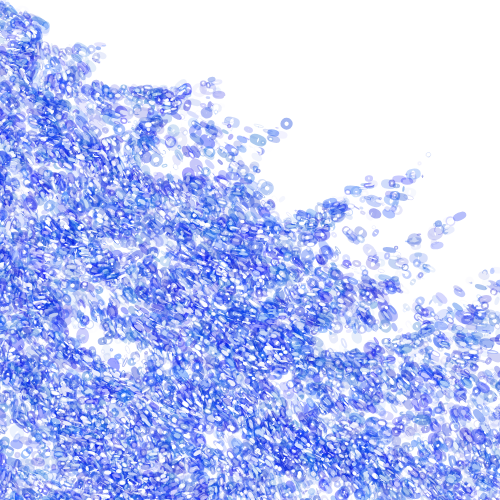
Frame 1 (no input)
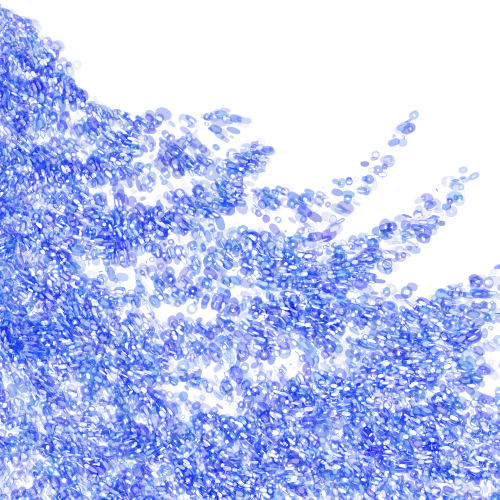
Frame 2 (the mouse pressed at the canvas centre, redrawn once)

The p5.js sketch that drew these frames (run headless with seeded random() and noise() and a simulated clock; the mouse was pressed at the canvas centre and the sketch redrawn once):

// p5.js sketch
// ── sketch.js
// require https://cdn.jsdelivr.net/npm/p5@latest/lib/p5.min.js
const inc = 0.1;
const scale = 2;
const scale2 = 2;
let cols, rows;
let zoff = 0;

function setup() {
  createCanvas(500, 500);
  cols = floor(width / scale);
  rows = floor(height / scale);
}

function draw() {
  background(255);

  let yoff = 0;

  for (let y = 0; y < rows; y++) {
    let xoff = 0;

    for (let x = 0; x < cols; x++) {
      let r = noise(xoff, yoff) * 255;
      // let index = (x + y * width) * 4;

      let angle = noise(xoff, yoff, zoff) * 0.9 * PI;
      let v = p5.Vector.fromAngle(angle);

      xoff += inc;
      noStroke();
      stroke(random(10), random(100), random(200, 255), random(100));
      // fill(random(10), random(100), random(200, 255), random(100));
      strokeWeight(min(random(20), random(50), random(10)));
      // strokeCap(PROJECT);
      push();
      translate(x * scale + yoff, y * scale + 2 * zoff);

      rotate(v.heading());

      translate(x * scale2 - yoff, y * scale2 + zoff);
      // strokeWeight(random(2));
      // line(0, 0, scale, 0);
      // stroke(random(10), random(100), random(200, 255), random(100));
      rotate(v.heading());
      // strokeWeight(min(random(20), random(50), random(10)));
      ellipse(0, 0 - zoff, random(5), random(10));

      // stroke(0);
      // strokeWeight(1);

      // line(0, 0, scale, 0);
      // translate(x * scale2 + zoff, y * scale2 + zoff);
      // rotate(v.heading());
      // line(0, 0, scale, 0);
      pop();
    }
    yoff += inc;

    zoff += 0.01;
  }
  noLoop();
}

// ── maptest.js
let pixelMap = [];
let noiseScale = 0.001;
let treasurePath = [];
let noiseMax = 1;

const palette = [{ "name": "Indigo Dye", "hex": "053c5e", "rgb": [5, 60, 94], "cmyk": [95, 36, 0, 63], "hsb": [203, 95, 37], "hsl": [203, 90, 19], "lab": [24, -3, -25] }, { "name": "Prussian Blue", "hex": "1d3958", "rgb": [29, 57, 88], "cmyk": [67, 35, 0, 65], "hsb": [212, 67, 35], "hsl": [212, 50, 23], "lab": [23, 0, -22] }, { "name": "Space Cadet", "hex": "353652", "rgb": [53, 54, 82], "cmyk": [35, 34, 0, 68], "hsb": [238, 35, 32], "hsl": [238, 21, 26], "lab": [24, 7, -17] }, { "name": "English Violet", "hex": "4c334d", "rgb": [76, 51, 77], "cmyk": [1, 34, 0, 70], "hsb": [298, 34, 30], "hsl": [298, 20, 25], "lab": [25, 16, -11] }, { "name": "Old Mauve", "hex": "643047", "rgb": [100, 48, 71], "cmyk": [0, 52, 29, 61], "hsb": [333, 52, 39], "hsl": [333, 35, 29], "lab": [28, 26, -3] }, { "name": "Catawba", "hex": "7c2e41", "rgb": [124, 46, 65], "cmyk": [0, 63, 48, 51], "hsb": [345, 63, 49], "hsl": [345, 46, 33], "lab": [31, 36, 6] }, { "name": "Red Violet Color Wheel", "hex": "942b3b", "rgb": [148, 43, 59], "cmyk": [0, 71, 60, 42], "hsb": [351, 71, 58], "hsl": [351, 55, 37], "lab": [35, 45, 16] }, { "name": "Upsdell Red", "hex": "ab2836", "rgb": [171, 40, 54], "cmyk": [0, 77, 68, 33], "hsb": [354, 77, 67], "hsl": [354, 62, 41], "lab": [39, 53, 25] }, { "name": "Fire Engine Red", "hex": "c32530", "rgb": [195, 37, 48], "cmyk": [0, 81, 75, 24], "hsb": [356, 81, 76], "hsl": [356, 68, 45], "lab": [43, 61, 35] }, { "name": "Cadmium Red", "hex": "db222a", "rgb": [219, 34, 42], "cmyk": [0, 84, 81, 14], "hsb": [357, 84, 86], "hsl": [357, 73, 50], "lab": [47, 68, 44] }]
const colBlue1 = palette[0]["rgb"];
const colBlue2 = palette[1]["rgb"];
const colPurple1 = palette[2]["rgb"];
const colPurple2 = palette[3]["rgb"];
const colPurple3 = palette[4]["rgb"];
const colRed1 = palette[5]["rgb"];
const colRed2 = palette[6]["rgb"];
const colRed3 = palette[7]["rgb"];
const colRed4 = palette[8]["rgb"];
const colRed5 = palette[9]["rgb"];

function setup() {

    createCanvas(600, 600)
    noStroke();
    // blendMode(LIGHTEST);
    background(0);
    //major effect acheived through noise Detail change
    noiseDetail(5, 0.9);
    makeMap();
    drawMap();


}

function draw() {
    noFill();

    stroke(255);
    // stroke(colPurple3);
    strokeWeight(1);
    beginShape();
    for (let a = 0; a < TWO_PI; a += radians(1)) {
        let xoff = map(cos(a), -1, 1, 0, noiseMax);
        let yoff = map(sin(a), -1, 1, 0, noiseMax);
        let r = map(noise(xoff, yoff, noiseScale), 0, 1, 0, 400)
        let x = width - r * cos(a);
        let y = r * sin(a);
        vertex(x, y);
        treasurePath.push([x, y]);
        //Draw triangle turned grid
        triangle(x, y, x - 1, y - 2, x - 2, y - 3)


    }
    endShape(CLOSE);
    // console.log(floor(treasurePath[50][0]))

    //Draw text for Map
    stroke(255);
    strokeWeight(2);
    ellipse(floor(treasurePath[20][0]), floor(treasurePath[20][1]), 20, 15)
    noStroke();
    fill(255);
    textSize(10);

    //Draw text for Map
    textFont('Futura');
    text('Time for Chocolate', floor(treasurePath[4][0]) - 60, floor(treasurePath[4][1]) + 5);
    text('Time for Chocolate', floor(treasurePath[30][0]) - 60, floor(treasurePath[30][1]) + 5);
    text('Time for Chocolate', floor(treasurePath[42][0]) - 60, floor(treasurePath[42][1]) + 5);
    text('Time for Chocolate', floor(treasurePath[60][0]) - 60, floor(treasurePath[60][1]) + 5);

    fill(255);
    textSize(18);
    textFont('Futura');
    text('Time for Chocolate Ice Cream', floor(treasurePath[20][0]) + 20, floor(treasurePath[20][1]) + 5);
    noLoop();
}


function makeMap() {
    for (let i = 0; i < width; i++) {
        pixelMap[i] = [];
        for (let j = 0; j < height; j++) {
            pixelMap[i][j] = pickColor(i, j);
        }
    }

}

function pickColor(i, j) {


    let height = noise((i) * noiseScale, (j) * noiseScale);
    let colorT = "#facade";//set up a color and initialize to a pink color if things go wrong
    let colorR = floor(map(noise(height, 1), 0, 1, 0, 155))
    let colorG = floor(map(noise(height, 3), 0.2, 1, 50, 150))
    let colorB = floor(map(noise(height, 4), 0, 1, 0, 255))

    // console.log(height)

    colorT = [colorR, colorG, colorB]


    // if (height < 0.9 && height > 0.85) {
    //     colorT = lerpColor(color(colPurple1), color(colRed2), 0.3)
    // }

    // console.log([colorR, colorG, colorB])
    //returns a color ojbect
    return color(colorT);

}


function drawMap() {

    for (let i = 0; i < width; i++) {
        for (let j = 0; j < height; j++) {
            set(i, j, pixelMap[i][j])
        }
    }
    updatePixels();

    // console.log(pixelMap[0][0])
    //prints 0:0, 1: 141, 2:196, 3:255
    //
}








// ── sketch-basic.js



function setup() {
    createCanvas(windowWidth, windowHeight);
    noLoop();
    noStroke();

}


function draw() {
    background(211, 211, 211);

    let rows = height / 50;
    let cols = width / 50;

    let num = rows * cols;


    for (row = 0; row < rows; row++) {
        for (col = 0; col < rows; col++) {
            drawThing(col * 50 + 25, row * 50 + 25);
        }
    }

}

let brownianRadius = 25;

function drawThing(x, y) {
    let radius;

    // even
    radius = random(0, 50);

    // very strong low bias
    // radius = min(random(0, 50), random(0, 50), random(0, 50), random(0, 50), random(0, 50));

    // very strong high bias
    // radius = max(random(0, 50), random(0, 50), random(0, 50), random(0, 50), random(0, 50));

    // very strong middle bias
    // radius = (random(0, 50) + random(0, 50) + random(0, 50) + random(0, 50) + random(0, 50)) * 0.2;

    ////////////////////////////////////////////////////////////////////
    // curated sizes
    // let r = random(100);
    // if (r < 10) {
    // 	radius = 10;
    // } else if (r < 95) {
    // 	radius = 20;
    // } else {
    // 	radius = 40;
    // }

    ////////////////////////////////////////////////////////////////////
    // brownian
    // brownianRadius += random(-5, 5);
    // radius = brownianRadius;

    const palette = {
        colorR: random(5, 255),
        colorG: random(0, 255),
        colorB: random(50, 115)
    }


    ellipse(x, y, radius, radius);

    fill(palette.colorR, palette.colorG, palette.colorB);
}

// ── style.css
html, body {
    height: 100%;
    padding: 0;
    margin: 0;
    background: #ffffff;
  }

  body {
    display: block;
    justify-content: center;
    align-items: center;
  }
